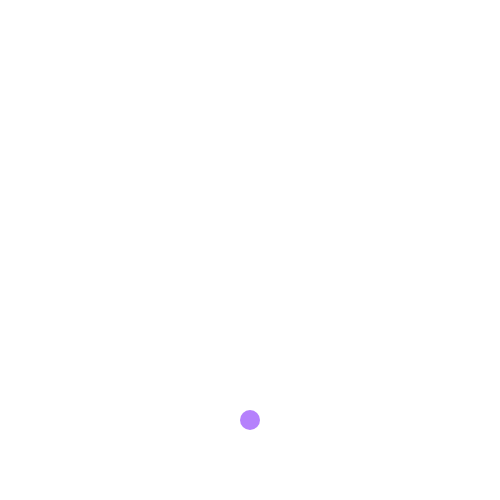
Frame 1 (no input)
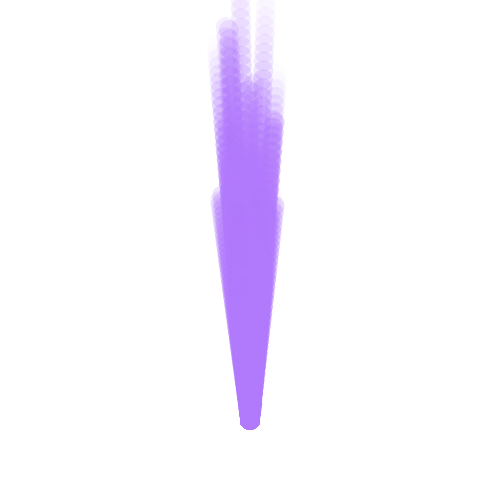
Frame 60 (no input)
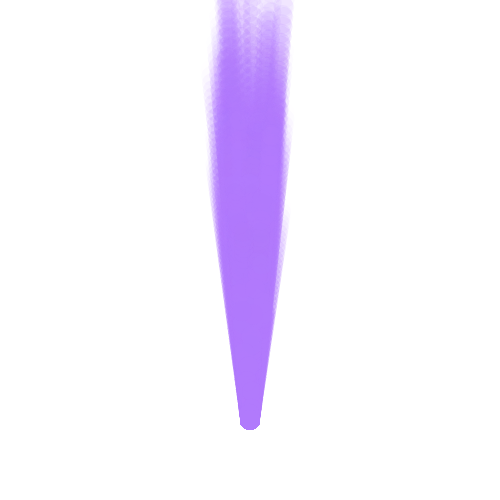
Frame 120 (the mouse pressed at the canvas centre since frame 60)

The p5.js sketch that drew these frames (run headless with seeded random() and noise() and a simulated clock; from frame 60 on, the mouse is pressed at the canvas centre):

// p5.js sketch
// ── sketch.js
let cars = [];

function setup() {
  createCanvas(500, 500);

  // for (let i = 0; i < 20; i++){
  //   cars.push(new Car()) ;
  // }
  noStroke();
}

//   // Spawn objects
//   for (let i = 0 ; i < 40 ; i++){
//     cars.push(new Car()) ;
//   }
//
//   frogPos = createVector(width/2, height-100) ;
//
// }
function draw() {
  cars.push(new Car()) ;



  for (let i = 0; i < cars.length; i++) {
    cars[i].display();
    cars[i].move();
    if (cars[i].a <= 0) {
      cars.splice(i, 1);
    }
  }
}

  //   for (let i = 0 ; i < cars.length ; i++){
  //     cars[i].display() ;
  //     cars[i].move() ;
  //   }
  //
  //   fill('green');
  // ellipse(frogPos.x, frogPos.y, 50, 50) ;

class Car {

  constructor() {
    this.pos = createVector(width/2 , height-80); // initialize your attributes here
    this.vel = createVector(random(-.8, .8), random(-10, -5));
    this.r = 177;
    this.g = 122;
    this.b = 252;
    this.a = random(200, 255);

    // this.v = createVector(0, random(-6));
    // this.o = random(100);
    // this.size = random(48, 128) ;
  }

  // methods

  display() {
    fill(this.r, this.g, this.b, this.a);
    ellipse(this.pos.x, this.pos.y, 20);
    // rect(this.pos.x, this.pos.y, 75, 25);
    // ellipse(this.pos.x+70, this.pos.y + 40, 30, 30);

    // textSize(this.size) ;
    // text("bruh", this.pos.x, this.pos.y) ;
  }

  move() {
    this.pos.add(this.vel);
    this.a = this.a - 5 ;
    // if (this.pos.x > width) this.pos.x = 0;
    // if (this.pos.x < 0) this.pos.x = width;
    // if (this.pos.y > height) this.pos.y = 0;
    // if (this.pos.y < 0) this.pos.y = height;
  }
}
